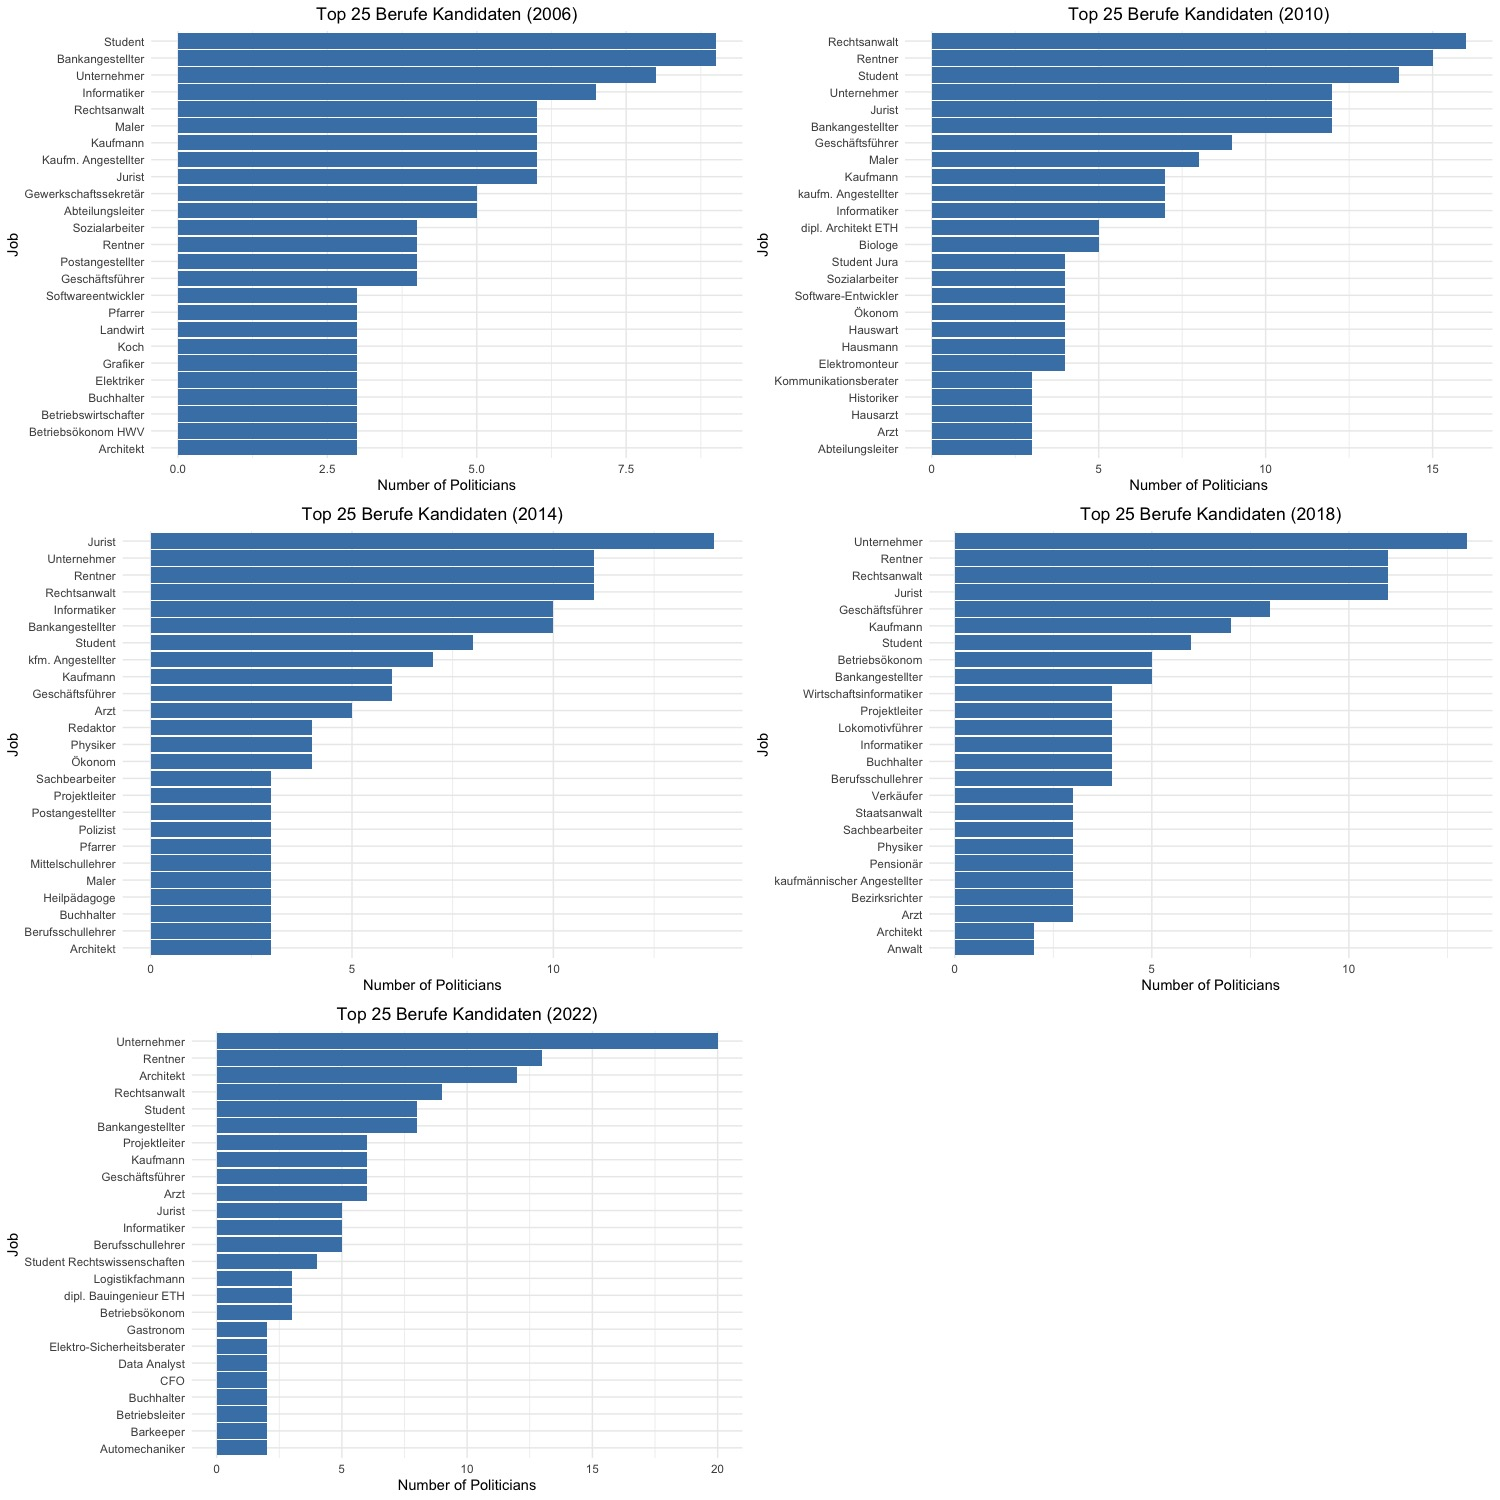

Here is the R script that generated this plot:
# 2006
top_25_jobs_M_06 <- GRW06 %>%
  filter(G== "M") %>%
  filter(!is.na(Beruf)) %>%
  count(Beruf, sort = TRUE) %>%
  head(25)


# 2010
top_25_jobs_M_10 <- GRW10 %>%
  filter(G== "M") %>%
  filter(!is.na(Beruf)) %>%
  count(Beruf, sort = TRUE) %>%
  head(25)


# 2014
top_25_jobs_M_14 <- GRW14 %>%
  filter(G== "M") %>%
  filter(!is.na(Beruf)) %>%
  count(Beruf, sort = TRUE) %>%
  head(25)

# 2018

top_25_jobs_M_18 <- GRW18 %>%
  filter(G== "M") %>%
  filter(!is.na(Beruf)) %>%
  count(Beruf, sort = TRUE) %>%
  head(25)

# 2022

top_25_jobs_M_22 <- GRW22 %>%
  filter(G== "M") %>%
  filter(!is.na(Beruf)) %>%
  count(Beruf, sort = TRUE) %>%
  head(25)


library(ggplot2)

job_plot06 <- ggplot(top_25_jobs_M_06 , aes(x = reorder(Beruf, n), y = n)) +
  geom_bar(stat = "identity", fill = "steelblue") +
  coord_flip() +
  labs(
    title = "Top 25 Berufe Kandidaten (2006)",
    x = "Job",
    y = "Number of Politicians"
  ) +
  theme_minimal() +
  theme(plot.title = element_text(hjust = 0.5))


job_plot10 <- ggplot(top_25_jobs_M_10 , aes(x = reorder(Beruf, n), y = n)) +
  geom_bar(stat = "identity", fill = "steelblue") +
  coord_flip() +
  labs(
    title = "Top 25 Berufe Kandidaten (2010)",
    x = "Job",
    y = "Number of Politicians"
  ) +
  theme_minimal() +
  theme(plot.title = element_text(hjust = 0.5))


job_plot14 <- ggplot(top_25_jobs_M_14 , aes(x = reorder(Beruf, n), y = n)) +
  geom_bar(stat = "identity", fill = "steelblue") +
  coord_flip() +
  labs(
    title = "Top 25 Berufe Kandidaten (2014)",
    x = "Job",
    y = "Number of Politicians"
  ) +
  theme_minimal() +
  theme(plot.title = element_text(hjust = 0.5))


job_plot18 <- ggplot(top_25_jobs_M_18 , aes(x = reorder(Beruf, n), y = n)) +
  geom_bar(stat = "identity", fill = "steelblue") +
  coord_flip() +
  labs(
    title = "Top 25 Berufe Kandidaten (2018)",
    x = "Job",
    y = "Number of Politicians"
  ) +
  theme_minimal() +
  theme(plot.title = element_text(hjust = 0.5))


job_plot22 <- ggplot(top_25_jobs_M_22 , aes(x = reorder(Beruf, n), y = n)) +
  geom_bar(stat = "identity", fill = "steelblue") +
  coord_flip() +
  labs(
    title = "Top 25 Berufe Kandidaten (2022)",
    x = "Job",
    y = "Number of Politicians"
  ) +
  theme_minimal() +
  theme(plot.title = element_text(hjust = 0.5))

gridExtra::grid.arrange(job_plot06, job_plot10, job_plot14, job_plot18,job_plot22)
